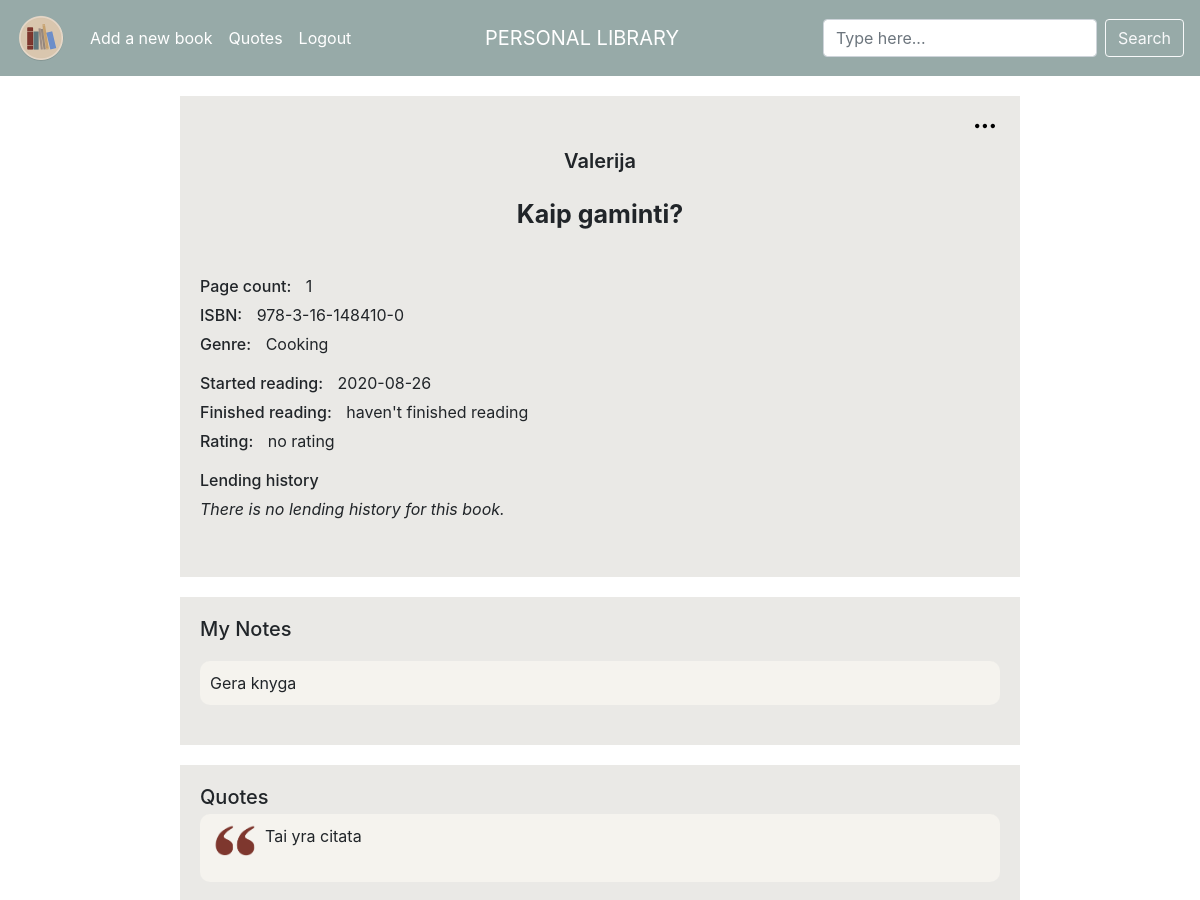
/book/16 (signed in, upper part), run on an earlier commit of the app's database.
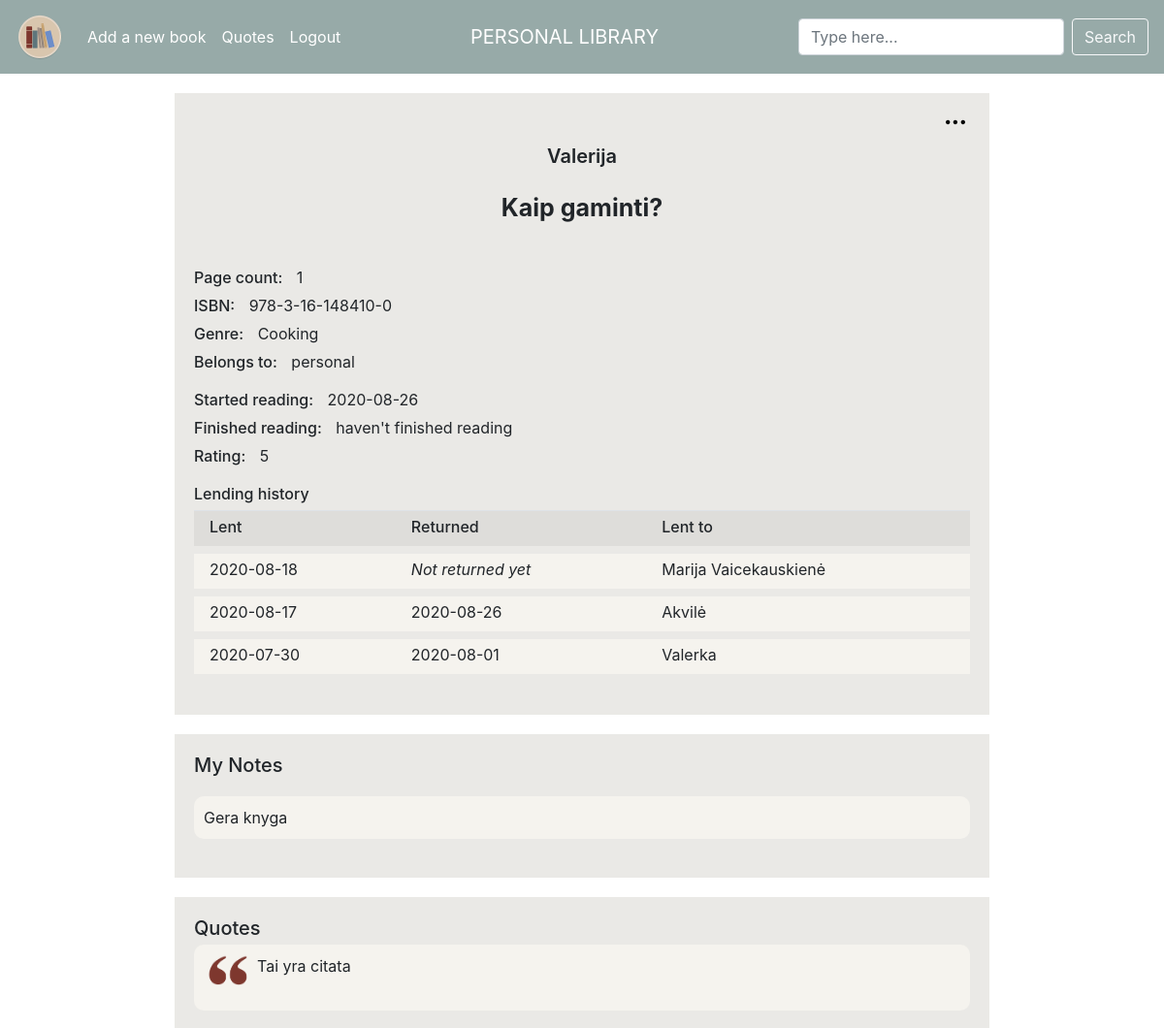
And on a later commit of the database.
### tables this page shows
CREATE TABLE "books" (user_id INTEGER NOT NULL, title TEXT NOT NULL, author TEXT NOT NULL, pages INTEGER NOT NULL, isbn TEXT NULL, genre TEXT NULL, rating INTEGER NULL, started DATE NULL, finished DATE NULL, owner TEXT NULL, notes TEXT NULL, lent BOOLEAN NULL, book_id INTEGER PRIMARY KEY AUTOINCREMENT NOT NULL);

CREATE TABLE 'quotes' ('user_id' integer NOT NULL, 'book_id' integer NOT NULL, 'quote_id' integer PRIMARY KEY AUTOINCREMENT NOT NULL, 'quote' text NOT NULL);

CREATE TABLE "lending"
(
	user_id integer not null,
	book_id integer not null,
	borrower text not null,
	lent_date datetime not null,
	returned datetime
);

### application.py (the view)
@app.route("/book/<book_id>", methods=["GET", "POST", "DELETE"])
@login_required
def book(book_id):
    if request.method == "GET":
        data = db.execute("""SELECT * FROM books
                            WHERE book_id = :book_id
                             AND user_id = :user_id """,
                          book_id=book_id,
                          user_id=session["user_id"])
        print('BOOK PROFILE | data: ' + str(data), flush=True)
        quotes = db.execute("""SELECT * FROM quotes
                            JOIN books ON books.book_id = quotes.book_id
                            WHERE books.book_id = :book_id
                            AND books.user_id = :user_id """,
                            book_id=book_id,
                            user_id=session["user_id"])
        print('BOOK PROFILE | quotes: ' + str(quotes), flush=True)
        lendings = db.execute("""SELECT * FROM lending
                            JOIN books ON books.book_id = lending.book_id
                            WHERE books.book_id = :book_id
                            AND books.user_id = :user_id """,
                              book_id=book_id,
                              user_id=session["user_id"])
        print('BOOK PROFILE | lendings: ' + str(lendings), flush=True)
        return render_template("book.html", data=data, quotes=quotes, lendings=lendings)
    elif request.method == "POST":
        return redirect("/book")
    elif request.method == "DELETE":
        db.execute(""" DELETE FROM books WHERE book_id = :book_id""",
                   book_id=book_id)
        return 0

### application.py (called while the page is built)
@app.after_request
def after_request(response):
    response.headers["Cache-Control"] = "no-cache, no-store, must-revalidate"
    response.headers["Expires"] = 0
    response.headers["Pragma"] = "no-cache"
    return response

### helpers.py (called while the page is built)
def login_required(f):
    @wraps(f)
    def decorated_function(*args, **kwargs):
        if session.get("user_id") is None:
            return redirect("/login")
        return f(*args, **kwargs)
    return decorated_function

### templates/book.html (shortened to what this page needs)
{% extends "layout.html" %}
{% block main %}
    {% for book in data %}
        <div class="profile_container_top">
            <div class="item-a book_profile_author">{{ book.author }}</div>
            <div class="item-b book_profile_book_title">{{ book.title }}</div>
            <div class="item-d">
                <p class="book_profile_titles">Page count:</p>
                <div class="book_profile_text">{{ book.pages }}</div>
                <br>
                <p class="book_profile_titles">ISBN:</p>
                <div class="book_profile_text">{{ book.isbn }}</div>
                <br>
                <p class="book_profile_titles">Genre:</p>
                <div class="book_profile_text">{{ book.genre }}</div>
                <br>
                {% if book.owner %}
                    <p class="book_profile_titles">Belongs to:</p>
                    <div class="book_profile_text">{{ book.owner }}</div>
                {% endif %}
            </div>
            <div class="item-e">
                <p class="book_profile_titles">Started reading:</p>
                {% if book.started %}
                    <div class="book_profile_text">{{ book.started }}</div>
                    <br>
                    <p class="book_profile_titles">Finished reading:</p>
                    {% if book.finished %}
                        <div class="book_profile_text">{{ book.finished }}</div>
                    {% else %}
                        <div class="book_profile_text">haven't finished reading</div>
                    {% endif %}
                {% else %}
                    <div class="book_profile_text">haven't started reading</div>
                {% endif %}
                <br>
                <p class="book_profile_titles">Rating:</p>
                {% if book.rating %}
                    <div class="book_profile_text">{{ book.rating }}</div>
                {% else %}
                    <div class="book_profile_text">no rating</div>
                {% endif %}
            </div>
            <div class="item-f">
                <p class="book_profile_titles">Lending history</p>
                {% if not lendings %}
                    <p><i>There is no lending history for this book.</i></p>
                {% else %}
                    <table class="table table-striped">
                        <tr>
                            <th>Lent</th>
                            <th>Returned</th>
                            <th>Lent to</th>
                        </tr>
                        {% for record in lendings %}
                            <tr>
                                <td>{{ record.lent_date }}</td>
                                {% if not record.returned %}
                                    <td><i>Not returned yet</i></td>
                                    <td>{{ record.borrower }}</td>
                                {% else %}
                                    <td>{{ record.returned }}</td>
                                    <td>{{ record.borrower }}</td>
                                {% endif %}
                            </tr>
                        {% endfor %}
                    </table>
                {% endif %}
            </div>
            <div class="item-g">
                <div class="book_options">
                    <img class="book_options_image"
                         onclick="showOptionsFor('opt{{ book.book_id }}')"
                         src="../static/options.svg"
                         alt="options"/>
                </div>
            </div>
        </div>
    {% endfor %}
    <div class="profile_container_notes">
        <div class="item-h"><h5 class="book_profile_titles">My Notes</h5></div>
        {% for book in data %}
            {% if book.notes %}
                <div class="item-j quote_sand_bg_profile">
                    <p class="note_text">{{ book.notes }}</p>
                </div>
            {% else %}
                <div class="item-j">No notes found</div>
            {% endif %}
        {% endfor %}
    </div>
    <div class="profile_container_quotes">
        <div class="quote_brown_bg_profile">
            <div class="quotes_profile"><h5 class="book_profile_titles">Quotes</h5></div>
            {% if not quotes %}
                <div class="item-j">No quotes found</div></p>
            {% else %}
                {% for quote in quotes %}
                    <div class="quote_sand_bg_profile">
                        <img id="quote_sign" src="../static/quote_mark.gif" alt="quotes">
                        <p class="quote_text">{{ quote.quote }}</p>
                        <br>
                    </div>
                {% endfor %}
            {% endif %}
        </div>
    </div>
{% endblock %}

### templates/layout.html (shortened to what this page needs)
<!DOCTYPE html>
<html lang="en">
<head>
    <link href="https://maxcdn.bootstrapcdn.com/bootstrap/4.0.0-beta.2/css/bootstrap.min.css" rel="stylesheet">
    <link href="../static/style.css" rel="stylesheet">
</head>
<body>
    <header>
        {% if session.user_id %}
        <nav class="navbar navbar-expand-lg navbar-dark">
            <a class="navbar-brand abs" href="/">PERSONAL LIBRARY</a>
            <div class="collapse navbar-collapse" id="navbarTogglerDemo03">
                <a class="navbar-brand" href="/"><img src="../static/logo.png" width="50" height="50" alt="logo"></a>
                <ul class="navbar-nav mr-auto mt-2 mt-lg-0">
                    <li class="nav-item">
                        <a class="nav-link" href="/new-book">Add a new book</a>
                    </li>
                    <li class="nav-item">
                        <a class="nav-link" href="/quotes">Quotes</a>
                    </li>
                    <li>
                        <a class="nav-link" href="/logout">Logout</a>
                    </li>
                </ul>
                <form class="form-inline my-2 my-lg-0">
                    <input class="form-control mr-sm-2" type="search" placeholder="Type here..." aria-label="Search">
                    <button class="btn btn-outline-light my-2 my-sm-0" type="submit">Search</button>
                </form>
                    {% endif %}
            </div>
        </nav>
    </header>
    {% block main %}{% endblock %}
</body>
</html>

### static/style.css (style rules this page uses)
header { background-color: #97aaa8; }
.navbar, .navbar-collapse, .form-inline, .nav-link { color: white !important; }
.navbar-brand.abs { position: absolute; width: 20%; left: 38.5%; text-align: center !important; color: white !important; }
.form-control { display: inline-block; max-width: 100%; }
.item-a { grid-area: author; }
.item-b { grid-area: title; }
.item-d { grid-area: col_a; }
.item-e { grid-area: col_b; }
.item-f { grid-area: col_c; overflow-y: scroll; max-height: 200px; }
.item-g { grid-area: options_column; display: flex; flex-direction: row; justify-content: flex-end; }
.profile_container_top { display: grid; background-color: #eae9e6; margin: 20px auto; padding: 20px; max-width: 70%; column-gap: 10px; row-gap: 5px; grid-template-columns: 1fr 1fr 1fr 1.5fr 0.5fr; grid-template-rows: auto auto auto; grid-template-areas: "book_cover author author author options_column" "book_cover title title title ." "book_cover col_a col_b col_c col_c"; }
.item-h { grid-area: my_notes; width: 100%; }
.item-j { grid-area: notes_text; overflow: auto; background-color: #f5f3ee; }
.profile_container_notes { display: grid; background-color: #eae9e6; margin: 20px auto; padding: 20px; max-width: 70%; column-gap: 10px; row-gap: 15px; grid-template-columns: auto auto auto 1fr; grid-template-rows: auto; grid-template-areas: "my_notes my_notes my_notes my_notes" "notes_text notes_text notes_text notes_text"; }
.book_profile_author { text-align: center; font-size: 20px; font-weight: 600; margin: 10px; }
.book_profile_book_title { text-align: center; font-size: 25px; font-weight: 700; margin: 0px 10px 30px 10px; }
.book_profile_titles { display: inline-block; font-weight: 500; margin-bottom: 5px; }
.book_profile_text { display: inline-block; margin-left: 10px; }
.quote_sand_bg_profile { background-color: #f5f3ee; padding: 5px; border-radius: 10px; margin-bottom: 20px; }
.quote_brown_bg_profile { background-color: #eae9e6; margin: 20px auto; padding: 20px; max-width: 70%; }
.table td { padding: 0.25rem 1rem 0.5rem 1rem; width: auto; background-color: #f5f3ee; border-width: 0.5rem; border-color: #eae9e6; }
.table th { padding: 0.25rem 1rem 0.5rem 1rem; font-weight: 500; }
@media (min-width: 831px) and (max-width: 1469px) { .book_profile_author { text-align: center; font-size: 20px; font-weight: 600; margin: 10px; } }
@media (min-width: 831px) and (max-width: 1469px) { .book_profile_book_title { text-align: center; font-size: 25px; font-weight: 700; margin: 0px 10px 30px 10px; } }
@media (min-width: 831px) and (max-width: 1469px) { .profile_container_top { display: grid; background-color: #eae9e6; margin: 20px auto; padding: 20px; max-width: 70%; column-gap: 10px; row-gap: 10px; grid-template-columns: 100%; grid-template-rows: auto; grid-template-areas: "options_column" "author" "title" "col_a" "col_b" "col_c"; } }
#quote_sign { float: left; width: 50px; margin: 5px; }
.quote_text, .note_text { float: none; margin: 5px; margin-right: 20px; text-align: justify; }
.book_options { display: flex; flex-direction: column; justify-content: flex-start; align-content: flex-end; max-height: 10px; max-width: 10px; }
.book_options_image { background-color: transparent; padding: 0 5px; border: transparent; height: 20px; align-self: flex-end; }

What changed in the data, as far as the page shows it:
changed books "Kaip gaminti?": owner (not shown) → "personal"; rating (not shown) → "5"; text "There is no lending history for this book." → "Lent Returned Lent to"; no longer shows "no rating"
added lending: lent_date "2020-08-18", borrower "Marija Vaicekauskienė"
added lending: lent_date "2020-08-17", returned "2020-08-26", borrower "Akvilė"
added lending: lent_date "2020-07-30", returned "2020-08-01", borrower "Valerka"
